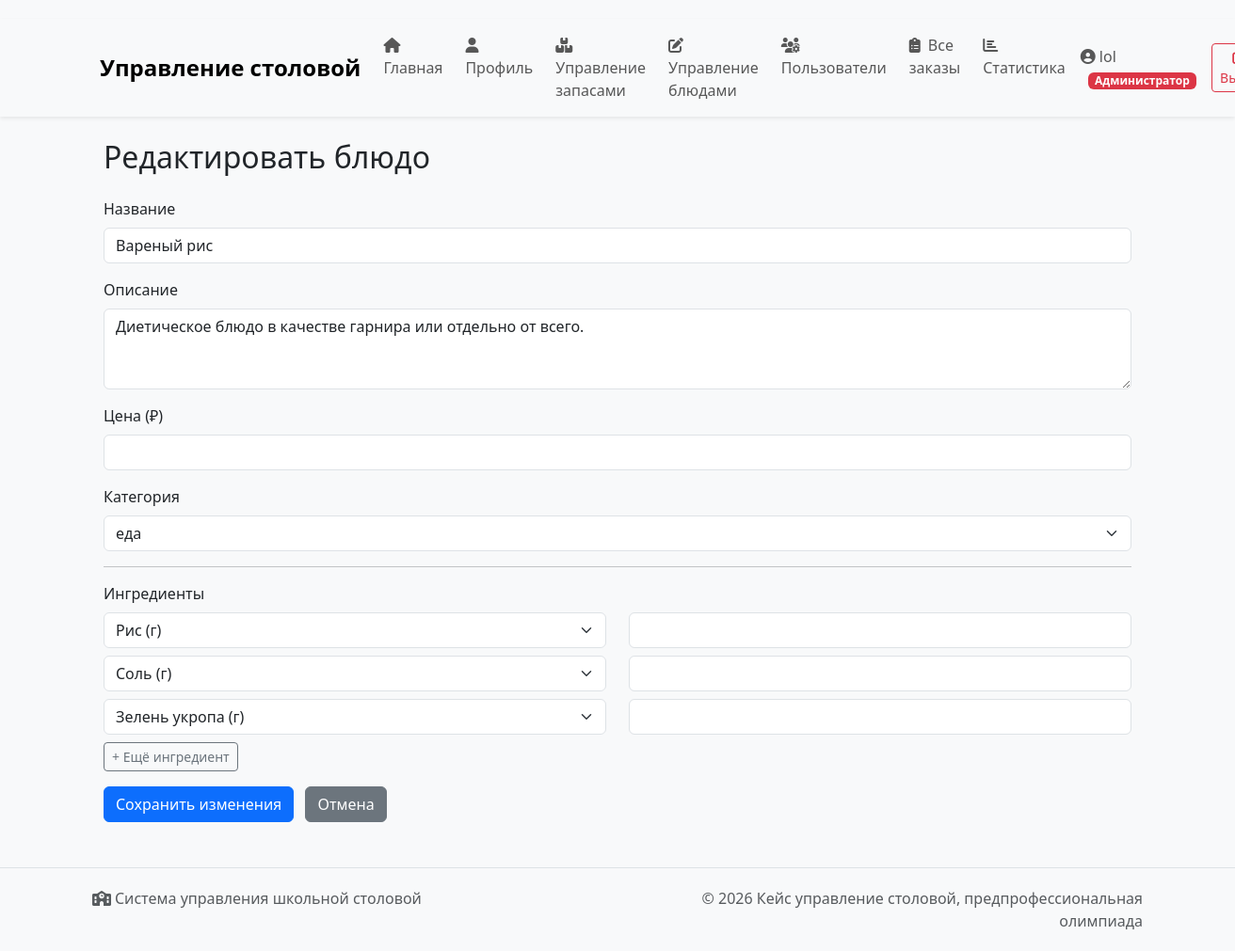
Page /manage/dishes/edit/11/ (signed in) on the earlier database version.
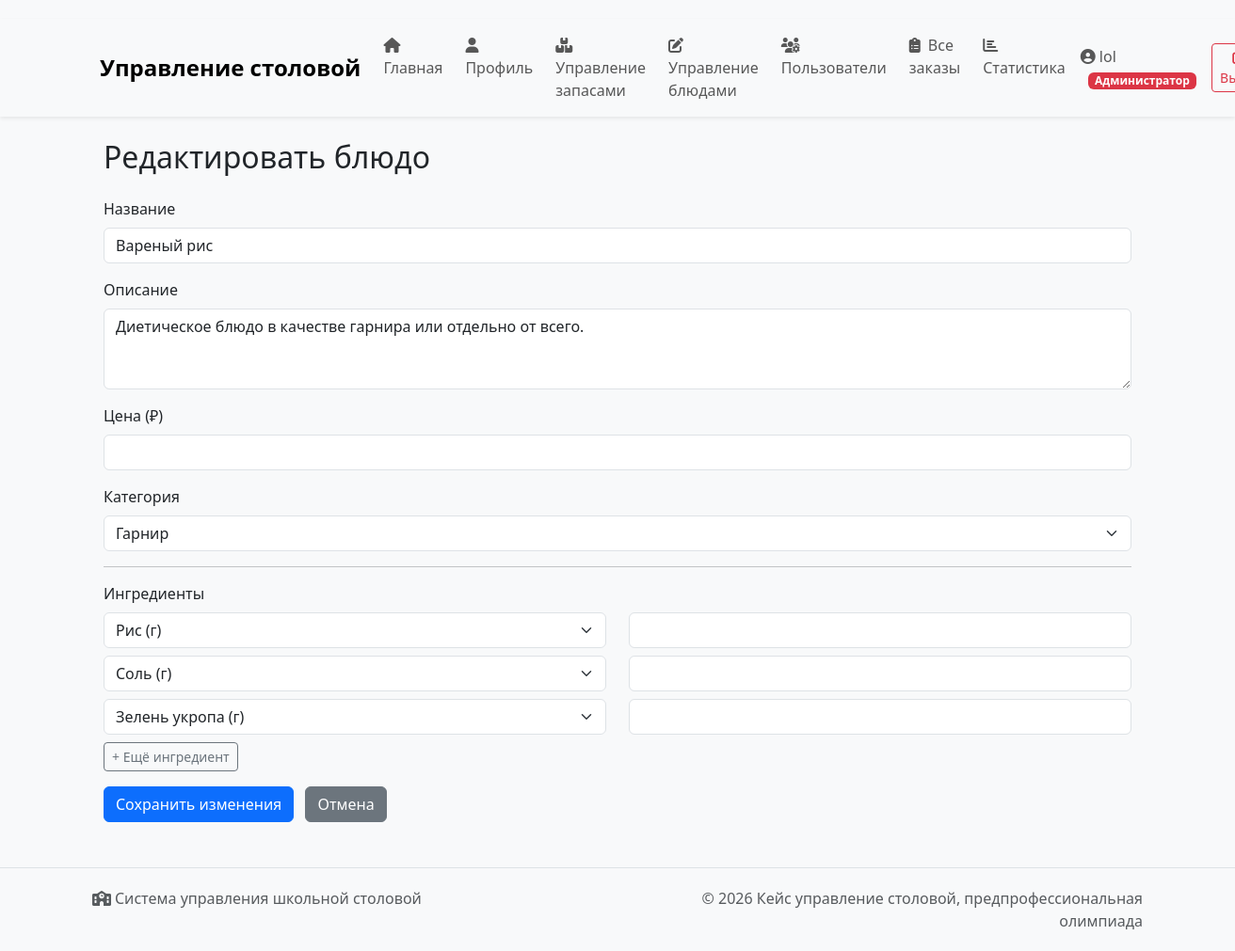
Same page on the later database version.
### orders/models.py (models this page shows, shortened)
class Dish(models.Model):
    name = models.CharField(max_length=200, verbose_name='Название')
    description = models.TextField(verbose_name='Описание')
    price = models.DecimalField(max_digits=10, decimal_places=2, verbose_name='Цена')
    category = models.ForeignKey(Category, on_delete=models.CASCADE, verbose_name='Категория')
    image = models.ImageField(upload_to='dishes/', blank=True, null=True, verbose_name='Изображение')
    is_available = models.BooleanField(default=True, verbose_name='Доступно')
    created_by = models.ForeignKey(CustomUser, on_delete=models.SET_NULL, null=True, editable=False)
    created_at = models.DateTimeField(auto_now_add=True, verbose_name='Дата создания')
    class Meta:
        verbose_name = 'Блюдо'
        verbose_name_plural = 'Блюда'
        ordering = ['category', 'name']

class Category(models.Model):
    name = models.CharField(max_length=100, verbose_name='Название')
    description = models.TextField(blank=True, verbose_name='Описание')
    class Meta:
        verbose_name = 'Категория'
        verbose_name_plural = 'Категории'
        ordering = ['name']

### orders/views.py (the view, shortened to what this page needs)
# urls.py: path('manage/dishes/edit/<int:dish_id>/', views.edit_dish, name='edit_dish'),
@login_required
def edit_dish(request, dish_id):
    if not (request.user.is_admin() or request.user.is_chef()):
        raise PermissionDenied("Только для администраторов и поваров")
    dish = get_object_or_404(Dish, id=dish_id)
    categories = Category.objects.all()
    ingredients = Ingredient.objects.all()
    existing_ingredients = dish.ingredients.all()
    return render(request, 'orders/edit_dish.html', {
        'dish': dish,
        'categories': categories,
        'ingredients': ingredients,
        'existing_ingredients': existing_ingredients
    })

### users/models.py (called while the page is built)
    def is_admin(self):
        return self.role == 'admin' or self.is_superuser

    def is_student(self):
        return self.role == 'student'

    def is_chef(self):
        return self.role == 'chef'

### orders/templates/orders/edit_dish.html (shortened to what this page needs)
{% extends 'base.html' %}
{% block content %}
<div class="container">
  <h2 class="mb-4">Редактировать блюдо</h2>
  <form method="post" enctype="multipart/form-data">
    <div class="mb-3">
      <label class="form-label">Название</label>
      <input type="text" name="name" value="{{ dish.name }}" class="form-control" required>
    </div>
    <div class="mb-3">
      <label class="form-label">Описание</label>
      <textarea name="description" class="form-control" rows="3" required>{{ dish.description }}</textarea>
    </div>
    {% if user.is_admin %}
    <div class="mb-3">
      <label class="form-label">Цена (₽)</label>
      <input type="number" name="price" step="0.01" value="{{ dish.price }}" class="form-control" required>
    </div>
    {% endif %}
    <div class="mb-3">
      <label class="form-label">Категория</label>
      <select name="category" class="form-select" required>
        {% for cat in categories %}
          <option value="{{ cat.id }}" {% if dish.category.id == cat.id %}selected{% endif %}>
            {{ cat.name }}
          </option>
        {% endfor %}
      </select>
    </div>
    <hr>
    <label class="form-label">Ингредиенты</label>
    <div id="ingredients-form">
      {% for di in existing_ingredients %}
        <div class="ingredient-row row mb-2">
          <div class="col">
            <select name="ingredient" class="form-select" required>
              {% for ing in ingredients %}
                <option value="{{ ing.id }}" {% if di.ingredient.id == ing.id %}selected{% endif %}>
                  {{ ing.name }} ({{ ing.unit }})
                </option>
              {% endfor %}
            </select>
          </div>
          <div class="col">
            <input type="number" name="quantity" step="0.01" value="{{ di.quantity }}" class="form-control" required>
          </div>
        </div>
      {% endfor %}
    </div>
    <button type="button" onclick="addIngredientRow()" class="btn btn-sm btn-outline-secondary mb-3">+ Ещё ингредиент</button>
    <div>
      <button type="submit" class="btn btn-primary">Сохранить изменения</button>
      <a href="{% url 'manage_dishes' %}" class="btn btn-secondary ms-2">Отмена</a>
    </div>
  </form>
</div>
{% endblock %}

Differences in the rows shown:
changed Dish "Вареный рис": category "еда" → "Гарнир"
